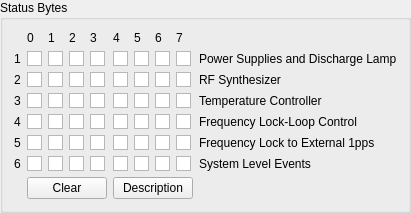
           <widget class="QGroupBox" name="groupBox_14">
            <property name="geometry">
             <rect>
              <x>20</x>
              <y>50</y>
              <width>371</width>
              <height>201</height>
             </rect>
            </property>
            <property name="title">
             <string>Status Bytes</string>
            </property>
            <layout class="QGridLayout" name="gridLayout_51">
             <item row="0" column="2">
              <widget class="QLabel" name="label_90">
               <property name="text">
                <string>1</string>
               </property>
              </widget>
             </item>
             <item row="0" column="3">
              <widget class="QLabel" name="label_91">
               <property name="text">
                <string>2</string>
               </property>
              </widget>
             </item>
             <item row="0" column="4">
              <widget class="QLabel" name="label_92">
               <property name="text">
                <string>3</string>
               </property>
              </widget>
             </item>
             <item row="0" column="5">
              <widget class="QLabel" name="label_93">
               <property name="text">
                <string>4</string>
               </property>
              </widget>
             </item>
             <item row="0" column="6">
              <widget class="QLabel" name="label_94">
               <property name="text">
                <string>5</string>
               </property>
              </widget>
             </item>
             <item row="0" column="7">
              <widget class="QLabel" name="label_95">
               <property name="text">
                <string>6</string>
               </property>
              </widget>
             </item>
             <item row="0" column="8">
              <widget class="QLabel" name="label_96">
               <property name="text">
                <string>7</string>
               </property>
              </widget>
             </item>
             <item row="1" column="1">
              <widget class="QGraphicsView" name="graphicsView_58">
               <property name="maximumSize">
                <size>
                 <width>15</width>
                 <height>15</height>
                </size>
               </property>
               <property name="acceptDrops">
                <bool>false</bool>
               </property>
               <property name="interactive">
                <bool>false</bool>
               </property>
              </widget>
             </item>
             <item row="1" column="2">
              <widget class="QGraphicsView" name="graphicsView_57">
               <property name="maximumSize">
                <size>
                 <width>15</width>
                 <height>15</height>
                </size>
               </property>
               <property name="acceptDrops">
                <bool>false</bool>
               </property>
               <property name="interactive">
                <bool>false</bool>
               </property>
              </widget>
             </item>
             <item row="1" column="3">
              <widget class="QGraphicsView" name="graphicsView_56">
               <property name="maximumSize">
                <size>
                 <width>15</width>
                 <height>15</height>
                </size>
               </property>
               <property name="acceptDrops">
                <bool>false</bool>
               </property>
               <property name="interactive">
                <bool>false</bool>
               </property>
              </widget>
             </item>
             <item row="1" column="4">
              <widget class="QGraphicsView" name="graphicsView_55">
               <property name="maximumSize">
                <size>
                 <width>15</width>
                 <height>15</height>
                </size>
               </property>
               <property name="acceptDrops">
                <bool>false</bool>
               </property>
               <property name="interactive">
                <bool>false</bool>
               </property>
              </widget>
             </item>
             <item row="1" column="5">
              <widget class="QGraphicsView" name="graphicsView_54">
               <property name="maximumSize">
                <size>
                 <width>15</width>
                 <height>15</height>
                </size>
               </property>
               <property name="acceptDrops">
                <bool>false</bool>
               </property>
               <property name="interactive">
                <bool>false</bool>
               </property>
              </widget>
             </item>
             <item row="1" column="6">
              <widget class="QGraphicsView" name="graphicsView_53">
               <property name="maximumSize">
                <size>
                 <width>15</width>
                 <height>15</height>
                </size>
               </property>
               <property name="acceptDrops">
                <bool>false</bool>
               </property>
               <property name="interactive">
                <bool>false</bool>
               </property>
              </widget>
             </item>
             <item row="1" column="7">
              <widget class="QGraphicsView" name="graphicsView_52">
               <property name="maximumSize">
                <size>
                 <width>15</width>
                 <height>15</height>
                </size>
               </property>
               <property name="acceptDrops">
                <bool>false</bool>
               </property>
               <property name="interactive">
                <bool>false</bool>
               </property>
              </widget>
             </item>
             <item row="1" column="8">
              <widget class="QGraphicsView" name="graphicsView_51">
               <property name="maximumSize">
                <size>
                 <width>15</width>
                 <height>15</height>
                </size>
               </property>
               <property name="acceptDrops">
                <bool>false</bool>
               </property>
               <property name="interactive">
                <bool>false</bool>
               </property>
              </widget>
             </item>
             <item row="1" column="9">
              <widget class="QLabel" name="label_83">
               <property name="text">
                <string>Power Supplies and Discharge Lamp</string>
               </property>
              </widget>
             </item>
             <item row="2" column="0">
              <widget class="QLabel" name="label_179">
               <property name="text">
                <string>2</string>
               </property>
              </widget>
             </item>
             <item row="2" column="1">
              <widget class="QGraphicsView" name="graphicsView_66">
               <property name="maximumSize">
                <size>
                 <width>15</width>
                 <height>15</height>
                </size>
               </property>
               <property name="acceptDrops">
                <bool>false</bool>
               </property>
               <property name="interactive">
                <bool>false</bool>
               </property>
              </widget>
             </item>
             <item row="2" column="2">
              <widget class="QGraphicsView" name="graphicsView_62">
               <property name="maximumSize">
                <size>
                 <width>15</width>
                 <height>15</height>
                </size>
               </property>
               <property name="acceptDrops">
                <bool>false</bool>
               </property>
               <property name="interactive">
                <bool>false</bool>
               </property>
              </widget>
             </item>
             <item row="2" column="3">
              <widget class="QGraphicsView" name="graphicsView_65">
               <property name="maximumSize">
                <size>
                 <width>15</width>
                 <height>15</height>
                </size>
               </property>
               <property name="acceptDrops">
                <bool>false</bool>
               </property>
               <property name="interactive">
                <bool>false</bool>
               </property>
              </widget>
             </item>
             <item row="2" column="4">
              <widget class="QGraphicsView" name="graphicsView_59">
               <property name="maximumSize">
                <size>
                 <width>15</width>
                 <height>15</height>
                </size>
               </property>
               <property name="acceptDrops">
                <bool>false</bool>
               </property>
               <property name="interactive">
                <bool>false</bool>
               </property>
              </widget>
             </item>
             <item row="2" column="5">
              <widget class="QGraphicsView" name="graphicsView_60">
               <property name="maximumSize">
                <size>
                 <width>15</width>
                 <height>15</height>
                </size>
               </property>
               <property name="acceptDrops">
                <bool>false</bool>
               </property>
               <property name="interactive">
                <bool>false</bool>
               </property>
              </widget>
             </item>
             <item row="2" column="6">
              <widget class="QGraphicsView" name="graphicsView_63">
               <property name="maximumSize">
                <size>
                 <width>15</width>
                 <height>15</height>
                </size>
               </property>
               <property name="acceptDrops">
                <bool>false</bool>
               </property>
               <property name="interactive">
                <bool>false</bool>
               </property>
              </widget>
             </item>
             <item row="2" column="7">
              <widget class="QGraphicsView" name="graphicsView_64">
               <property name="maximumSize">
                <size>
                 <width>15</width>
                 <height>15</height>
                </size>
               </property>
               <property name="acceptDrops">
                <bool>false</bool>
               </property>
               <property name="interactive">
                <bool>false</bool>
               </property>
              </widget>
             </item>
             <item row="2" column="8">
              <widget class="QGraphicsView" name="graphicsView_61">
               <property name="maximumSize">
                <size>
                 <width>15</width>
                 <height>15</height>
                </size>
               </property>
               <property name="acceptDrops">
                <bool>false</bool>
               </property>
               <property name="interactive">
                <bool>false</bool>
               </property>
              </widget>
             </item>
             <item row="2" column="9">
              <widget class="QLabel" name="label_84">
               <property name="text">
                <string>RF Synthesizer</string>
               </property>
              </widget>
             </item>
             <item row="3" column="0">
              <widget class="QLabel" name="label_180">
               <property name="text">
                <string>3</string>
               </property>
              </widget>
             </item>
             <item row="3" column="1">
              <widget class="QGraphicsView" name="graphicsView_74">
               <property name="maximumSize">
                <size>
                 <width>15</width>
                 <height>15</height>
                </size>
               </property>
               <property name="acceptDrops">
                <bool>false</bool>
               </property>
               <property name="interactive">
                <bool>false</bool>
               </property>
              </widget>
             </item>
             <item row="3" column="2">
              <widget class="QGraphicsView" name="graphicsView_73">
               <property name="maximumSize">
                <size>
                 <width>15</width>
                 <height>15</height>
                </size>
               </property>
               <property name="acceptDrops">
                <bool>false</bool>
               </property>
               <property name="interactive">
                <bool>false</bool>
               </property>
              </widget>
             </item>
             <item row="3" column="3">
              <widget class="QGraphicsView" name="graphicsView_68">
               <property name="maximumSize">
                <size>
                 <width>15</width>
                 <height>15</height>
                </size>
               </property>
               <property name="acceptDrops">
                <bool>false</bool>
               </property>
               <property name="interactive">
                <bool>false</bool>
               </property>
              </widget>
             </item>
             <item row="3" column="4">
              <widget class="QGraphicsView" name="graphicsView_70">
               <property name="maximumSize">
                <size>
                 <width>15</width>
                 <height>15</height>
                </size>
               </property>
               <property name="acceptDrops">
                <bool>false</bool>
               </property>
               <property name="interactive">
                <bool>false</bool>
               </property>
              </widget>
             </item>
             <item row="3" column="5">
              <widget class="QGraphicsView" name="graphicsView_71">
               <property name="maximumSize">
                <size>
                 <width>15</width>
                 <height>15</height>
                </size>
               </property>
               <property name="acceptDrops">
                <bool>false</bool>
               </property>
               <property name="interactive">
                <bool>false</bool>
               </property>
              </widget>
             </item>
             <item row="3" column="6">
              <widget class="QGraphicsView" name="graphicsView_67">
               <property name="maximumSize">
                <size>
                 <width>15</width>
                 <height>15</height>
                </size>
               </property>
               <property name="acceptDrops">
                <bool>false</bool>
               </property>
               <property name="interactive">
                <bool>false</bool>
               </property>
              </widget>
             </item>
             <item row="3" column="7">
              <widget class="QGraphicsView" name="graphicsView_72">
               <property name="maximumSize">
                <size>
                 <width>15</width>
                 <height>15</height>
                </size>
               </property>
               <property name="acceptDrops">
                <bool>false</bool>
               </property>
               <property name="interactive">
                <bool>false</bool>
               </property>
              </widget>
             </item>
             <item row="3" column="8">
              <widget class="QGraphicsView" name="graphicsView_69">
               <property name="maximumSize">
                <size>
                 <width>15</width>
                 <height>15</height>
                </size>
               </property>
               <property name="acceptDrops">
                <bool>false</bool>
               </property>
               <property name="interactive">
                <bool>false</bool>
               </property>
              </widget>
             </item>
             <item row="3" column="9">
              <widget class="QLabel" name="label_85">
               <property name="text">
                <string>Temperature Controller</string>
               </property>
              </widget>
             </item>
             <item row="4" column="0">
              <widget class="QLabel" name="label_181">
               <property name="text">
                <string>4</string>
               </property>
              </widget>
             </item>
             <item row="4" column="1">
              <widget class="QGraphicsView" name="graphicsView_82">
               <property name="maximumSize">
                <size>
                 <width>15</width>
                 <height>15</height>
                </size>
               </property>
               <property name="acceptDrops">
                <bool>false</bool>
               </property>
               <property name="interactive">
                <bool>false</bool>
               </property>
              </widget>
             </item>
             <item row="4" column="2">
              <widget class="QGraphicsView" name="graphicsView_78">
               <property name="maximumSize">
                <size>
                 <width>15</width>
                 <height>15</height>
                </size>
               </property>
               <property name="acceptDrops">
                <bool>false</bool>
               </property>
               <property name="interactive">
                <bool>false</bool>
               </property>
              </widget>
             </item>
             <item row="4" column="3">
              <widget class="QGraphicsView" name="graphicsView_80">
               <property name="maximumSize">
                <size>
                 <width>15</width>
                 <height>15</height>
                </size>
               </property>
               <property name="acceptDrops">
                <bool>false</bool>
               </property>
               <property name="interactive">
                <bool>false</bool>
               </property>
              </widget>
             </item>
             <item row="4" column="4">
              <widget class="QGraphicsView" name="graphicsView_77">
               <property name="maximumSize">
                <size>
                 <width>15</width>
                 <height>15</height>
                </size>
               </property>
               <property name="acceptDrops">
                <bool>false</bool>
               </property>
               <property name="interactive">
                <bool>false</bool>
               </property>
              </widget>
             </item>
             <item row="4" column="5">
              <widget class="QGraphicsView" name="graphicsView_76">
               <property name="maximumSize">
                <size>
                 <width>15</width>
                 <height>15</height>
                </size>
               </property>
               <property name="acceptDrops">
                <bool>false</bool>
               </property>
               <property name="interactive">
                <bool>false</bool>
               </property>
              </widget>
             </item>
             <item row="4" column="6">
              <widget class="QGraphicsView" name="graphicsView_81">
               <property name="maximumSize">
                <size>
                 <width>15</width>
                 <height>15</height>
                </size>
               </property>
               <property name="acceptDrops">
                <bool>false</bool>
               </property>
               <property name="interactive">
                <bool>false</bool>
               </property>
              </widget>
             </item>
             <item row="4" column="7">
              <widget class="QGraphicsView" name="graphicsView_79">
               <property name="maximumSize">
                <size>
                 <width>15</width>
                 <height>15</height>
                </size>
               </property>
               <property name="acceptDrops">
                <bool>false</bool>
               </property>
               <property name="interactive">
                <bool>false</bool>
               </property>
              </widget>
             </item>
             <item row="4" column="8">
              <widget class="QGraphicsView" name="graphicsView_75">
               <property name="maximumSize">
                <size>
                 <width>15</width>
                 <height>15</height>
                </size>
               </property>
               <property name="acceptDrops">
                <bool>false</bool>
               </property>
               <property name="interactive">
                <bool>false</bool>
               </property>
              </widget>
             </item>
             <item row="4" column="9">
              <widget class="QLabel" name="label_86">
               <property name="text">
                <string>Frequency Lock-Loop Control</string>
               </property>
              </widget>
             </item>
             <item row="5" column="0">
              <widget class="QLabel" name="label_182">
               <property name="text">
                <string>5</string>
               </property>
              </widget>
             </item>
             <item row="5" column="1">
              <widget class="QGraphicsView" name="graphicsView_90">
               <property name="maximumSize">
                <size>
                 <width>15</width>
                 <height>15</height>
                </size>
               </property>
               <property name="acceptDrops">
                <bool>false</bool>
               </property>
               <property name="interactive">
                <bool>false</bool>
               </property>
              </widget>
             </item>
             <item row="5" column="2">
              <widget class="QGraphicsView" name="graphicsView_84">
               <property name="maximumSize">
                <size>
                 <width>15</width>
                 <height>15</height>
                </size>
               </property>
               <property name="acceptDrops">
                <bool>false</bool>
               </property>
               <property name="interactive">
                <bool>false</bool>
               </property>
              </widget>
             </item>
             <item row="5" column="3">
              <widget class="QGraphicsView" name="graphicsView_89">
               <property name="maximumSize">
                <size>
                 <width>15</width>
                 <height>15</height>
                </size>
               </property>
               <property name="acceptDrops">
                <bool>false</bool>
               </property>
               <property name="interactive">
                <bool>false</bool>
               </property>
              </widget>
             </item>
             <item row="5" column="4">
              <widget class="QGraphicsView" name="graphicsView_86">
               <property name="maximumSize">
                <size>
                 <width>15</width>
                 <height>15</height>
                </size>
               </property>
               <property name="acceptDrops">
                <bool>false</bool>
               </property>
               <property name="interactive">
                <bool>false</bool>
               </property>
              </widget>
             </item>
             <item row="5" column="5">
              <widget class="QGraphicsView" name="graphicsView_83">
               <property name="maximumSize">
                <size>
                 <width>15</width>
                 <height>15</height>
                </size>
               </property>
               <property name="acceptDrops">
                <bool>false</bool>
               </property>
               <property name="interactive">
                <bool>false</bool>
               </property>
              </widget>
             </item>
             <item row="5" column="6">
              <widget class="QGraphicsView" name="graphicsView_85">
               <property name="maximumSize">
                <size>
                 <width>15</width>
                 <height>15</height>
                </size>
               </property>
               <property name="acceptDrops">
                <bool>false</bool>
               </property>
               <property name="interactive">
                <bool>false</bool>
               </property>
              </widget>
             </item>
             <item row="5" column="7">
              <widget class="QGraphicsView" name="graphicsView_87">
               <property name="maximumSize">
                <size>
                 <width>15</width>
                 <height>15</height>
                </size>
               </property>
               <property name="acceptDrops">
                <bool>false</bool>
               </property>
               <property name="interactive">
                <bool>false</bool>
               </property>
              </widget>
             </item>
             <item row="5" column="8">
              <widget class="QGraphicsView" name="graphicsView_88">
               <property name="maximumSize">
                <size>
                 <width>15</width>
                 <height>15</height>
                </size>
               </property>
               <property name="acceptDrops">
                <bool>false</bool>
               </property>
               <property name="interactive">
                <bool>false</bool>
               </property>
              </widget>
             </item>
             <item row="5" column="9">
              <widget class="QLabel" name="label_87">
               <property name="text">
                <string>Frequency Lock to External 1pps</string>
               </property>
              </widget>
             </item>
             <item row="6" column="0">
              <widget class="QLabel" name="label_183">
               <property name="text">
                <string>6</string>
               </property>
              </widget>
             </item>
             <item row="6" column="1">
              <widget class="QGraphicsView" name="graphicsView_98">
               <property name="maximumSize">
                <size>
                 <width>15</width>
                 <height>15</height>
                </size>
               </property>
               <property name="acceptDrops">
                <bool>false</bool>
               </property>
               <property name="interactive">
                <bool>false</bool>
               </property>
              </widget>
             </item>
             <item row="6" column="2">
              <widget class="QGraphicsView" name="graphicsView_91">
               <property name="maximumSize">
                <size>
                 <width>15</width>
                 <height>15</height>
                </size>
               </property>
               <property name="acceptDrops">
                <bool>false</bool>
               </property>
               <property name="interactive">
                <bool>false</bool>
               </property>
              </widget>
             </item>
             <item row="6" column="3">
              <widget class="QGraphicsView" name="graphicsView_94">
               <property name="maximumSize">
                <size>
                 <width>15</width>
                 <height>15</height>
                </size>
               </property>
               <property name="acceptDrops">
                <bool>false</bool>
               </property>
               <property name="interactive">
                <bool>false</bool>
               </property>
              </widget>
             </item>
             <item row="6" column="4">
              <widget class="QGraphicsView" name="graphicsView_95">
               <property name="maximumSize">
                <size>
                 <width>15</width>
                 <height>15</height>
                </size>
               </property>
               <property name="acceptDrops">
                <bool>false</bool>
               </property>
               <property name="interactive">
                <bool>false</bool>
               </property>
              </widget>
             </item>
             <item row="6" column="5">
              <widget class="QGraphicsView" name="graphicsView_93">
               <property name="maximumSize">
                <size>
                 <width>15</width>
                 <height>15</height>
                </size>
               </property>
               <property name="acceptDrops">
                <bool>false</bool>
               </property>
               <property name="interactive">
                <bool>false</bool>
               </property>
              </widget>
             </item>
             <item row="6" column="6">
              <widget class="QGraphicsView" name="graphicsView_92">
               <property name="maximumSize">
                <size>
                 <width>15</width>
                 <height>15</height>
                </size>
               </property>
               <property name="acceptDrops">
                <bool>false</bool>
               </property>
               <property name="interactive">
                <bool>false</bool>
               </property>
              </widget>
             </item>
             <item row="6" column="7">
              <widget class="QGraphicsView" name="graphicsView_96">
               <property name="maximumSize">
                <size>
                 <width>15</width>
                 <height>15</height>
                </size>
               </property>
               <property name="acceptDrops">
                <bool>false</bool>
               </property>
               <property name="interactive">
                <bool>false</bool>
               </property>
              </widget>
             </item>
             <item row="6" column="8">
              <widget class="QGraphicsView" name="graphicsView_97">
               <property name="maximumSize">
                <size>
                 <width>15</width>
                 <height>15</height>
                </size>
               </property>
               <property name="acceptDrops">
                <bool>false</bool>
               </property>
               <property name="interactive">
                <bool>false</bool>
               </property>
              </widget>
             </item>
             <item row="6" column="9">
              <widget class="QLabel" name="label_88">
               <property name="text">
                <string>System Level Events</string>
               </property>
              </widget>
             </item>
             <item row="7" column="1" colspan="4">
              <widget class="QPushButton" name="pushButton_4">
               <property name="text">
                <string>Clear</string>
               </property>
              </widget>
             </item>
             <item row="7" column="5" colspan="4">
              <widget class="QPushButton" name="pushButton_5">
               <property name="text">
                <string>Description</string>
               </property>
              </widget>
             </item>
             <item row="1" column="0">
              <widget class="QLabel" name="label_89">
               <property name="text">
                <string>1</string>
               </property>
              </widget>
             </item>
             <item row="0" column="1">
              <widget class="QLabel" name="label_178">
               <property name="text">
                <string>0</string>
               </property>
              </widget>
             </item>
            </layout>
           </widget>
